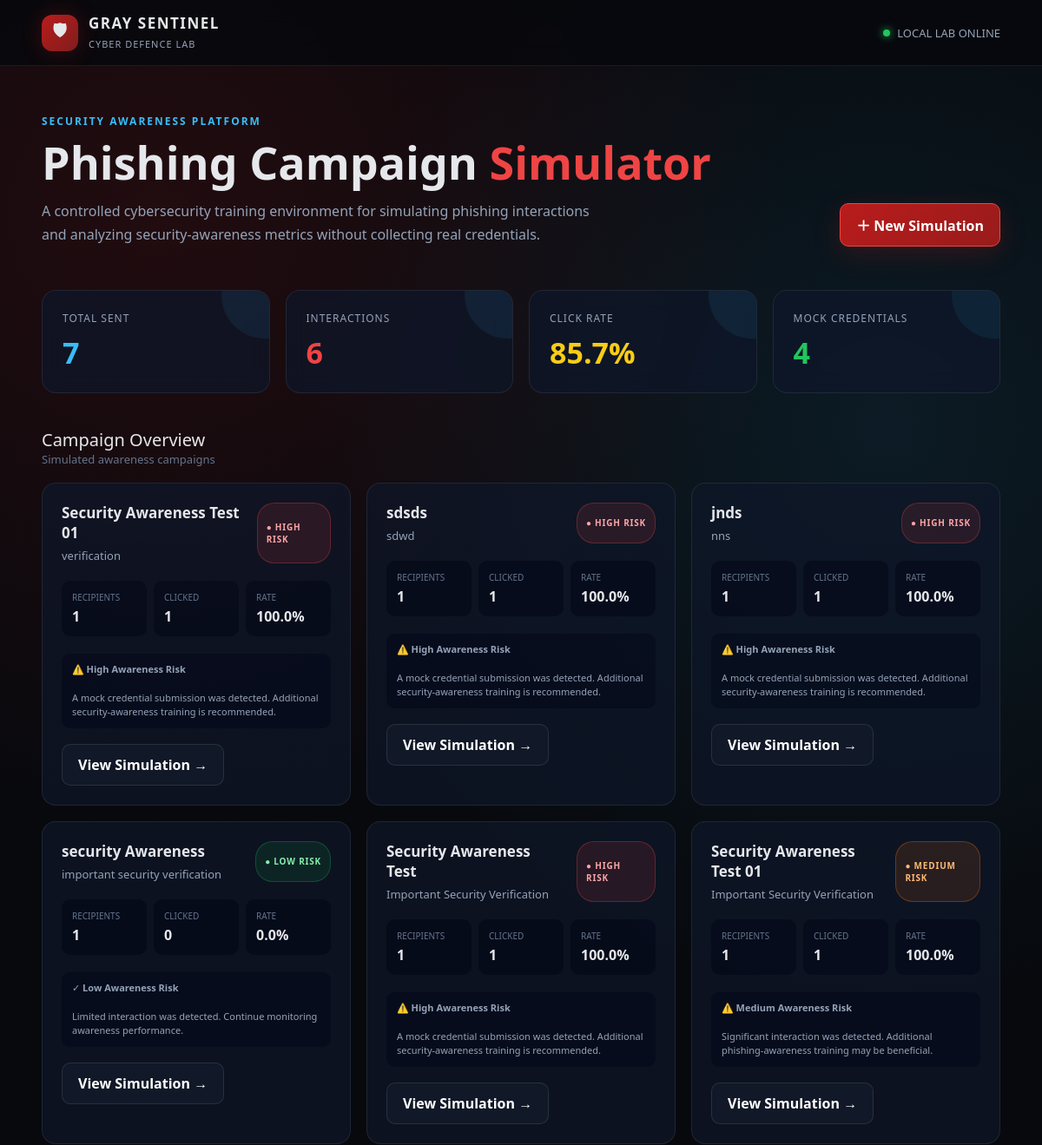
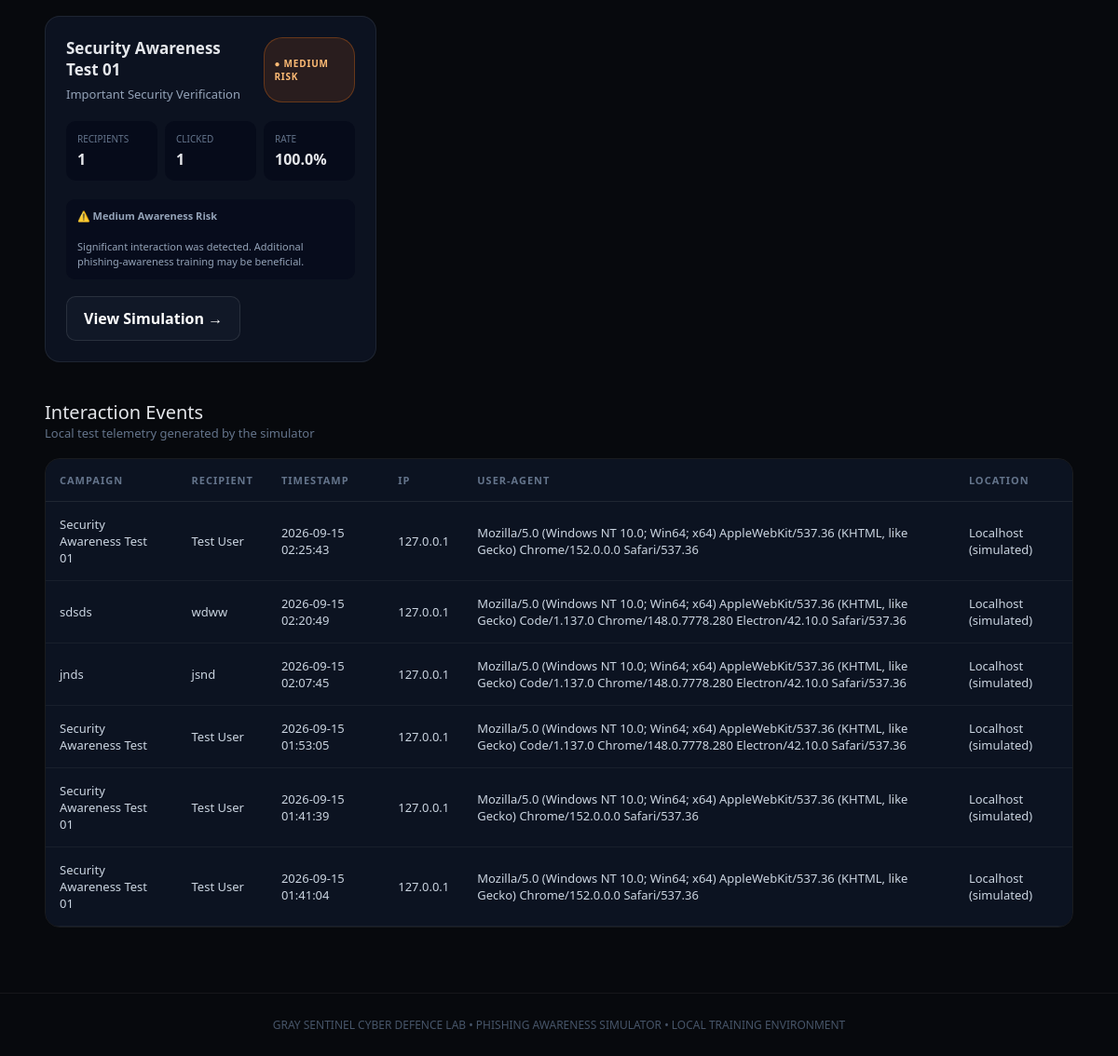
The page / on the database its author committed (2 pictures, top to bottom).
### tables this page shows
CREATE TABLE campaigns (
            id INTEGER PRIMARY KEY AUTOINCREMENT,
            name TEXT NOT NULL,
            subject TEXT NOT NULL,
            created_at TIMESTAMP DEFAULT CURRENT_TIMESTAMP
        );

CREATE TABLE click_events (
            id INTEGER PRIMARY KEY AUTOINCREMENT,
            recipient_id INTEGER NOT NULL,
            clicked_at TIMESTAMP DEFAULT CURRENT_TIMESTAMP,
            ip_address TEXT,
            user_agent TEXT,
            location TEXT,
            FOREIGN KEY (recipient_id) REFERENCES recipients(id)
        );

CREATE TABLE recipients (
            id INTEGER PRIMARY KEY AUTOINCREMENT,
            campaign_id INTEGER NOT NULL,
            name TEXT NOT NULL,
            email TEXT NOT NULL,
            clicked INTEGER DEFAULT 0,
            credential_submitted INTEGER DEFAULT 0,
            FOREIGN KEY (campaign_id) REFERENCES campaigns(id)
        );

### src/app.py (the view)
@app.route("/")
def dashboard():
    connection = get_connection()
    campaigns = connection.execute(
        """
        SELECT
            c.id,
            c.name,
            c.subject,
            c.created_at,
            COUNT(r.id) AS total_sent,
            SUM(
                CASE WHEN r.clicked = 1 THEN 1 ELSE 0 END
            ) AS clicked,
            SUM(
                CASE WHEN r.credential_submitted = 1
                THEN 1 ELSE 0 END
            ) AS credentials_captured
        FROM campaigns c
        LEFT JOIN recipients r
            ON c.id = r.campaign_id
        GROUP BY c.id
        ORDER BY c.id DESC
        """
    ).fetchall()
    events = connection.execute(
        """
        SELECT
            ce.clicked_at,
            ce.ip_address,
            ce.user_agent,
            ce.location,
            r.name AS recipient_name,
            r.email AS recipient_email,
            c.name AS campaign_name
        FROM click_events ce
        JOIN recipients r
            ON ce.recipient_id = r.id
        JOIN campaigns c
            ON r.campaign_id = c.id
        ORDER BY ce.id DESC
        """
    ).fetchall()
    connection.close()
    campaign_data = []
    total_sent = 0
    total_clicked = 0
    total_credentials = 0
    for campaign in campaigns:
        sent = campaign["total_sent"] or 0
        clicked = campaign["clicked"] or 0
        credentials = campaign["credentials_captured"] or 0
        if sent > 0:
            click_rate = round((clicked / sent) * 100, 1)
        else:
            click_rate = 0
        if credentials > 0:
            risk = "HIGH"
        elif click_rate >= 30:
            risk = "MEDIUM"
        else:
            risk = "LOW"
        campaign_data.append({
            "id": campaign["id"],
            "name": campaign["name"],
            "subject": campaign["subject"],
            "created_at": campaign["created_at"],
            "total_sent": sent,
            "clicked": clicked,
            "credentials_captured": credentials,
            "click_rate": click_rate,
            "risk": risk
        })
        total_sent += sent
        total_clicked += clicked
        total_credentials += credentials
    if total_sent > 0:
        overall_rate = round(
            (total_clicked / total_sent) * 100,
            1
        )
    else:
        overall_rate = 0
    return render_template(
        "dashboard.html",
        campaigns=campaign_data,
        events=events,
        total_sent=total_sent,
        total_clicked=total_clicked,
        total_credentials=total_credentials,
        overall_rate=overall_rate
    )

### src/database.py (called while the page is built)
def get_connection():
    connection = sqlite3.connect(DATABASE)
    connection.row_factory = sqlite3.Row
    return connection

### templates/dashboard.html (shortened to what this page needs)
<!DOCTYPE html>
<html lang="en">
<head>
    <link rel="stylesheet"
          href="{{ url_for('static', filename='style.css') }}">
</head>
<body>
<nav class="navbar">
    <div class="nav-content">
        <div class="logo">
            <div class="logo-icon">
                🛡
            </div>
            <div class="logo-text">
                <h2>GRAY SENTINEL</h2>
                <span>CYBER DEFENCE LAB</span>
            </div>
        </div>
        <div class="nav-status">
            <span class="status-dot"></span>
            LOCAL LAB ONLINE
        </div>
    </div>
</nav>
<main class="container">
    <section class="hero">
        <div class="hero-content">
            <div>
                <div class="eyebrow">
                    SECURITY AWARENESS PLATFORM
                </div>
                <h1>
                    Phishing Campaign
                    <span>Simulator</span>
                </h1>
                <p>
                    A controlled cybersecurity training environment
                    for simulating phishing interactions and analyzing
                    security-awareness metrics without collecting
                    real credentials.
                </p>
            </div>
            <a href="/campaign/new"
               class="btn btn-primary">
                ＋ New Simulation
            </a>
        </div>
    </section>
    <section class="stats-grid">
        <div class="stat-card cyan">
            <div class="stat-label">
                Total Sent
            </div>
            <div class="stat-number">
                {{ total_sent }}
            </div>
        </div>
        <div class="stat-card red">
            <div class="stat-label">
                Interactions
            </div>
            <div class="stat-number">
                {{ total_clicked }}
            </div>
        </div>
        <div class="stat-card yellow">
            <div class="stat-label">
                Click Rate
            </div>
            <div class="stat-number">
                {{ overall_rate }}%
            </div>
        </div>
        <div class="stat-card green">
            <div class="stat-label">
                Mock Credentials
            </div>
            <div class="stat-number">
                {{ total_credentials }}
            </div>
        </div>
    </section>
    <section class="section">
        <div class="section-header">
            <div>
                <div class="section-title">
                    Campaign Overview
                </div>
                <div class="section-subtitle">
                    Simulated awareness campaigns
                </div>
            </div>
        </div>
        {% if campaigns %}
        <div class="campaign-grid">
            {% for campaign in campaigns %}
            <div class="campaign-card">
                <div class="campaign-top">
                    <div>
                        <div class="campaign-name">
                            {{ campaign["name"] }}
                        </div>
                        <div class="campaign-subject">
                            {{ campaign["subject"] }}
                        </div>
                    </div>
                    {% if campaign["risk"] == "HIGH" %}
                    <div class="risk-badge risk-high">
                        ● HIGH RISK
                    </div>
                    {% elif campaign["risk"] == "MEDIUM" %}
                    <div class="risk-badge risk-medium">
                        ● MEDIUM RISK
                    </div>
                    {% else %}
                    <div class="risk-badge risk-low">
                        ● LOW RISK
                    </div>
                    {% endif %}
                </div>
                <div class="campaign-stats">
                    <div class="mini-stat">
                        <span>
                            RECIPIENTS
                        </span>
                        <strong>
                            {{ campaign["total_sent"] }}
                        </strong>
                    </div>
                    <div class="mini-stat">
                        <span>
                            CLICKED
                        </span>
                        <strong>
                            {{ campaign["clicked"] }}
                        </strong>
                    </div>
                    <div class="mini-stat">
                        <span>
                            RATE
                        </span>
                        <strong>
                            {{ campaign["click_rate"] }}%
                        </strong>
                    </div>
                </div>
                <div class="risk-description">
                    {% if campaign["risk"] == "HIGH" %}
                    ⚠️
                    <strong>
                        High Awareness Risk
                    </strong>
                    <br><br>
                    A mock credential submission was detected.
                    Additional security-awareness training is
                    recommended.
                    {% elif campaign["risk"] == "MEDIUM" %}
                    ⚠️
                    <strong>
                        Medium Awareness Risk
                    </strong>
                    <br><br>
                    Significant interaction was detected.
                    Additional phishing-awareness training may
                    be beneficial.
                    {% else %}
                    ✓
                    <strong>
                        Low Awareness Risk
                    </strong>
                    <br><br>
                    Limited interaction was detected.
                    Continue monitoring awareness performance.
                    {% endif %}
                </div>
                <div style="margin-top:18px;">
                    <a
                        href="/campaign/{{ campaign['id'] }}/preview"
                        class="btn"
                    >
                        View Simulation →
                    </a>
                </div>
            </div>
            {% endfor %}
        </div>
        {% endif %}
    </section>
    <section class="section">
        <div class="section-header">
            <div>
                <div class="section-title">
                    Interaction Events
                </div>
                <div class="section-subtitle">
                    Local test telemetry generated by the simulator
                </div>
            </div>
        </div>
        {% if events %}
        <div class="table-wrapper">
            <table class="data-table">
                <thead>
                    <tr>
                        <th>
                            Campaign
                        </th>
                        <th>
                            Recipient
                        </th>
                        <th>
                            Timestamp
                        </th>
                        <th>
                            IP
                        </th>
                        <th>
                            User-Agent
                        </th>
                        <th>
                            Location
                        </th>
                    </tr>
                </thead>
                <tbody>
                    {% for event in events %}
                    <tr>
                        <td>
                            {{ event["campaign_name"] }}
                        </td>
                        <td>
                            {{ event["recipient_name"] }}
                        </td>
                        <td>
                            {{ event["clicked_at"] }}
                        </td>
                        <td class="localhost">
                            {{ event["ip_address"] }}
                        </td>
                        <td>
                            {{ event["user_agent"] }}
                        </td>
                        <td>
                            {{ event["location"] }}
                        </td>
                    </tr>
                    {% endfor %}
                </tbody>
            </table>
        </div>
        {% else %}
        <div class="campaign-card">
            <p class="section-subtitle">
                No interaction events recorded.
            </p>
        </div>
        {% endif %}
    </section>
</main>
<footer class="footer">
    GRAY SENTINEL CYBER DEFENCE LAB
    •
    PHISHING AWARENESS SIMULATOR
    •
    LOCAL TRAINING ENVIRONMENT
</footer>
</body>
</html>

### rows shown on the page
campaigns: name "Security Awareness Test 01", subject "verification", shows "● HIGH RISK", total_sent "1", clicked "1", click_rate "100.0", shows "High Awareness Risk"
campaigns: name "sdsds", subject "sdwd", shows "● HIGH RISK", total_sent "1", clicked "1", click_rate "100.0", shows "High Awareness Risk"
campaigns: name "jnds", subject "nns", shows "● HIGH RISK", total_sent "1", clicked "1", click_rate "100.0", shows "High Awareness Risk"
campaigns: name "security Awareness", subject "important security verification", shows "● LOW RISK", total_sent "1", clicked "0", click_rate "0.0", shows "Low Awareness Risk"
campaigns: name "Security Awareness Test", subject "Important Security Verification", shows "● HIGH RISK", total_sent "1", clicked "1", click_rate "100.0", shows "High Awareness Risk"
campaigns: name "Security Awareness Test 01", subject "Important Security Verification", shows "● MEDIUM RISK", total_sent "1", clicked "1", click_rate "100.0", shows "Medium Awareness Risk"
campaigns: name "Security Awareness Test 01", subject "Important Security Verification", shows "● MEDIUM RISK", total_sent "1", clicked "1", click_rate "100.0", shows "Medium Awareness Risk"
click_events: campaign_name "Security Awareness Test 01", recipient_name "Test User", clicked_at "2026-09-15 02:25:43", ip_address "127.0.0.1", user_agent "Mozilla/5.0 (Windows NT 10.0; Win64; x64) AppleWebKit/537.36 (KHTML, like Gecko) Chrome/152.0.0.0 Safari/537.36", location "Localhost (simulated)"
click_events: campaign_name "sdsds", recipient_name "wdww", clicked_at "2026-09-15 02:20:49", ip_address "127.0.0.1", user_agent "Mozilla/5.0 (Windows NT 10.0; Win64; x64) AppleWebKit/537.36 (KHTML, like Gecko) Code/1.137.0 Chrome/148.0.7778.280 Electron/42.10.0 Safari/537.36", location "Localhost (simulated)"
click_events: campaign_name "jnds", recipient_name "jsnd", clicked_at "2026-09-15 02:07:45", ip_address "127.0.0.1", user_agent "Mozilla/5.0 (Windows NT 10.0; Win64; x64) AppleWebKit/537.36 (KHTML, like Gecko) Code/1.137.0 Chrome/148.0.7778.280 Electron/42.10.0 Safari/537.36", location "Localhost (simulated)"
click_events: campaign_name "Security Awareness Test", recipient_name "Test User", clicked_at "2026-09-15 01:53:05", ip_address "127.0.0.1", user_agent "Mozilla/5.0 (Windows NT 10.0; Win64; x64) AppleWebKit/537.36 (KHTML, like Gecko) Code/1.137.0 Chrome/148.0.7778.280 Electron/42.10.0 Safari/537.36", location "Localhost (simulated)"
click_events: campaign_name "Security Awareness Test 01", recipient_name "Test User", clicked_at "2026-09-15 01:41:39", ip_address "127.0.0.1", user_agent "Mozilla/5.0 (Windows NT 10.0; Win64; x64) AppleWebKit/537.36 (KHTML, like Gecko) Chrome/152.0.0.0 Safari/537.36", location "Localhost (simulated)"
click_events: campaign_name "Security Awareness Test 01", recipient_name "Test User", clicked_at "2026-09-15 01:41:04", ip_address "127.0.0.1", user_agent "Mozilla/5.0 (Windows NT 10.0; Win64; x64) AppleWebKit/537.36 (KHTML, like Gecko) Chrome/152.0.0.0 Safari/537.36", location "Localhost (simulated)"

### other values the page prints
{{ total_sent }} "7"
{{ total_clicked }} "6"
{{ overall_rate }} "85.7"
{{ total_credentials }} "4"
